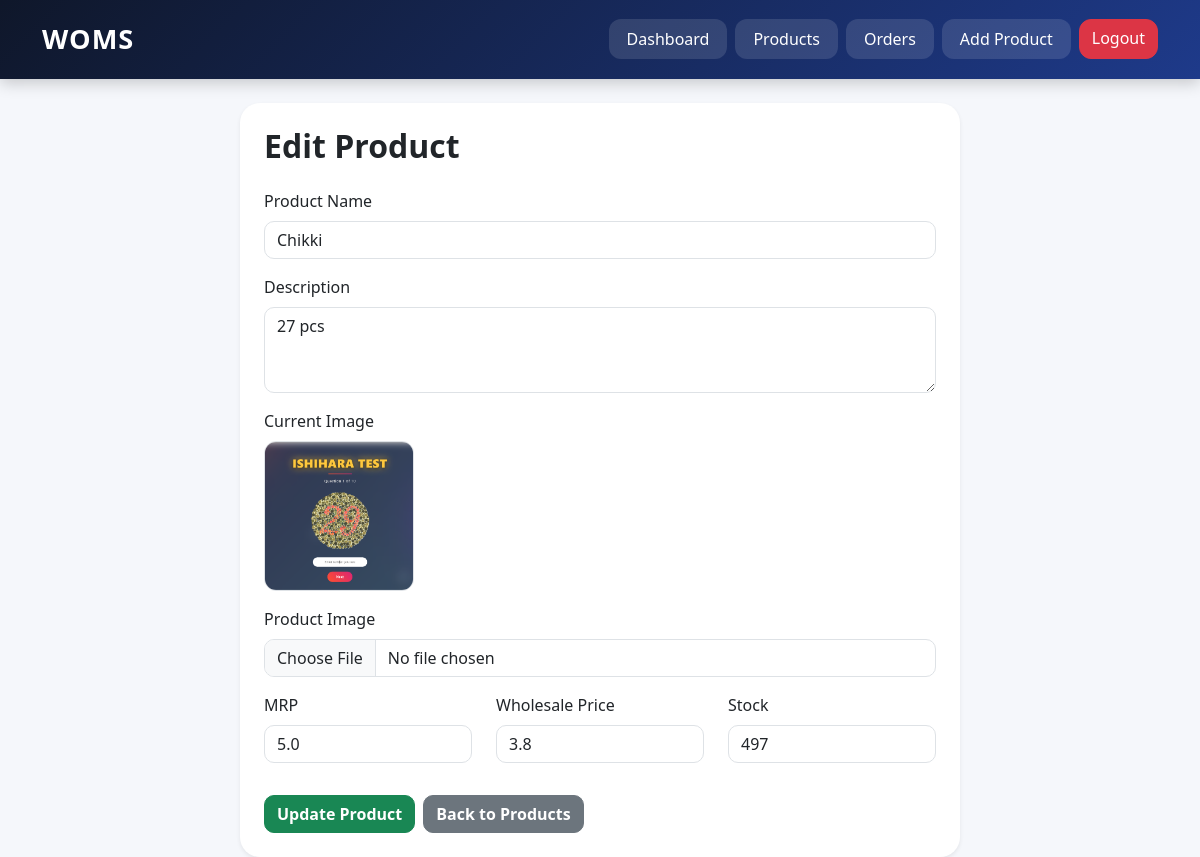
Screenshot of /edit_product/1 (signed in) with the database file from the repository.
### models.py (models this page shows)
class Product(db.Model):
    id = db.Column(db.Integer, primary_key=True)
    name = db.Column(db.String(100), nullable=False)
    description = db.Column(db.String(500))
    image = db.Column(db.String(200))
    mrp = db.Column(db.Float, nullable=False)
    price = db.Column(db.Float, nullable=False)
    stock = db.Column(db.Integer, nullable=False)
    is_active = db.Column(db.Boolean, default=True)

### app.py (the view, shortened to what this page needs)
@app.route('/edit_product/<int:product_id>', methods=['GET', 'POST'])
def edit_product(product_id):
    if 'admin_id' not in session:
        return redirect('/admin_login')
    product = Product.query.get(product_id)
    return render_template(
        'add_product.html',
        product=product
    )

### templates/add_product.html (shortened to what this page needs)
{% extends 'base.html' %}
{% block content %}
<div class="container mt-4">
    <div class="row justify-content-center">
        <div class="col-lg-8">
            <div class="card shadow-sm border-0 add-product-card">
                <div class="card-body p-4">
                    <h2 class="fw-bold mb-4">
                        {% if product %}
                        Edit Product
                        {% else %}
                        Add Product
                        {% endif %}
                    </h2>
                    <form method="POST" enctype="multipart/form-data">
                        <div class="mb-3">
                            <label class="form-label">
                                Product Name
                            </label>
                            <input type="text"
                                   name="name"
                                   class="form-control"
                                   value="{{ product.name if product else '' }}"
                                   required>
                        </div>
                        <div class="mb-3">
                            <label class="form-label">
                                Description
                            </label>
                            <textarea name="description"
                                      class="form-control"
                                      rows="3"
                                      required>{{ product.description if product else '' }}</textarea>
                        </div>
                        {% if product %}
                        <div class="mb-3">
                            <label class="form-label">
                                Current Image
                            </label>
                            <div>
                                <img src="/static/product_images/{{ product.image }}"
                                     class="product-preview"
                                     onerror="this.src='/static/images/no-image.png'">
                            </div>
                        </div>
                        {% endif %}
                        <div class="mb-3">
                            <label class="form-label">
                                Product Image
                            </label>
                            <input type="file"
                                   name="image"
                                   class="form-control"
                                   {% if not product %}required{% endif %}>
                        </div>
                        <div class="row">
                            <div class="col-md-4 mb-3">
                                <label class="form-label">
                                    MRP
                                </label>
                                <input type="number"
                                       step="0.01"
                                       name="mrp"
                                       class="form-control"
                                       value="{{ product.mrp if product else '' }}"
                                       required>
                            </div>
                            <div class="col-md-4 mb-3">
                                <label class="form-label">
                                    Wholesale Price
                                </label>
                                <input type="number"
                                       step="0.01"
                                       name="price"
                                       class="form-control"
                                       value="{{ product.price if product else '' }}"
                                       required>
                            </div>
                            <div class="col-md-4 mb-3">
                                <label class="form-label">
                                    Stock
                                </label>
                                <input type="number"
                                       name="stock"
                                       class="form-control"
                                       value="{{ product.stock if product else '' }}"
                                       required>
                            </div>
                        </div>
                        <div class="d-flex gap-2 mt-3">
                            <button type="submit"
                                    class="btn btn-success">
                                {% if product %}
                                Update Product
                                {% else %}
                                Add Product
                                {% endif %}
                            </button>
                            <a href="/products"
                               class="btn btn-secondary">
                                Back to Products
                            </a>
                        </div>
                    </form>
                </div>
            </div>
        </div>
    </div>
</div>
{% endblock %}

### static/css/style.css (style rules this page uses)
body { background: #f5f7fb; }
.add-product-card { border-radius: 20px; }
.product-preview { width: 150px; height: 150px; object-fit: cover; border-radius: 12px; border: 1px solid #dee2e6; }
.add-product-card .form-control { border-radius: 10px; }
.add-product-card .btn { border-radius: 10px; font-weight: 600; }

### rows the page displays
Product: name "Chikki", description "27 pcs", image (picture), mrp "5.0", price "3.8", stock "497"
